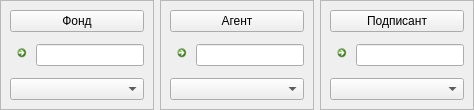
          <widget class="QFrame" name="frame_6">
           <property name="maximumSize">
            <size>
             <width>16777215</width>
             <height>120</height>
            </size>
           </property>
           <property name="frameShape">
            <enum>QFrame::NoFrame</enum>
           </property>
           <property name="frameShadow">
            <enum>QFrame::Raised</enum>
           </property>
           <layout class="QHBoxLayout" name="horizontalLayout_2">
            <property name="leftMargin">
             <number>0</number>
            </property>
            <property name="topMargin">
             <number>0</number>
            </property>
            <property name="rightMargin">
             <number>0</number>
            </property>
            <property name="bottomMargin">
             <number>0</number>
            </property>
            <item>
             <widget class="QFrame" name="frFond">
              <property name="frameShape">
               <enum>QFrame::StyledPanel</enum>
              </property>
              <property name="frameShadow">
               <enum>QFrame::Raised</enum>
              </property>
              <property name="lineWidth">
               <number>5</number>
              </property>
              <layout class="QVBoxLayout" name="verticalLayout_2">
               <property name="leftMargin">
                <number>9</number>
               </property>
               <property name="topMargin">
                <number>9</number>
               </property>
               <property name="rightMargin">
                <number>9</number>
               </property>
               <property name="bottomMargin">
                <number>9</number>
               </property>
               <item>
                <widget class="QPushButton" name="pbFond">
                 <property name="text">
                  <string>Фонд</string>
                 </property>
                </widget>
               </item>
               <item>
                <widget class="QFrame" name="frame_3">
                 <property name="frameShape">
                  <enum>QFrame::NoFrame</enum>
                 </property>
                 <property name="frameShadow">
                  <enum>QFrame::Raised</enum>
                 </property>
                 <layout class="QHBoxLayout" name="horizontalLayout_5">
                  <property name="leftMargin">
                   <number>0</number>
                  </property>
                  <property name="topMargin">
                   <number>0</number>
                  </property>
                  <property name="rightMargin">
                   <number>0</number>
                  </property>
                  <property name="bottomMargin">
                   <number>0</number>
                  </property>
                  <item>
                   <widget class="QCommandLinkButton" name="clbXFond">
                    <property name="minimumSize">
                     <size>
                      <width>20</width>
                      <height>20</height>
                     </size>
                    </property>
                    <property name="maximumSize">
                     <size>
                      <width>20</width>
                      <height>16777215</height>
                     </size>
                    </property>
                    <property name="text">
                     <string/>
                    </property>
                    <property name="icon">
                     <iconset>
                      <normaloff>x.png</normaloff>x.png</iconset>
                    </property>
                    <property name="iconSize">
                     <size>
                      <width>10</width>
                      <height>10</height>
                     </size>
                    </property>
                   </widget>
                  </item>
                  <item>
                   <widget class="QLineEdit" name="leFond">
                    <property name="sizePolicy">
                     <sizepolicy hsizetype="Minimum" vsizetype="Fixed">
                      <horstretch>0</horstretch>
                      <verstretch>0</verstretch>
                     </sizepolicy>
                    </property>
                   </widget>
                  </item>
                 </layout>
                </widget>
               </item>
               <item>
                <widget class="QComboBox" name="cmbFond">
                 <property name="sizePolicy">
                  <sizepolicy hsizetype="Minimum" vsizetype="Fixed">
                   <horstretch>0</horstretch>
                   <verstretch>0</verstretch>
                  </sizepolicy>
                 </property>
                </widget>
               </item>
              </layout>
             </widget>
            </item>
            <item>
             <widget class="QFrame" name="frAgent">
              <property name="frameShape">
               <enum>QFrame::StyledPanel</enum>
              </property>
              <property name="frameShadow">
               <enum>QFrame::Plain</enum>
              </property>
              <property name="lineWidth">
               <number>5</number>
              </property>
              <property name="midLineWidth">
               <number>0</number>
              </property>
              <layout class="QVBoxLayout" name="verticalLayout_4">
               <property name="leftMargin">
                <number>9</number>
               </property>
               <property name="topMargin">
                <number>9</number>
               </property>
               <property name="rightMargin">
                <number>9</number>
               </property>
               <property name="bottomMargin">
                <number>9</number>
               </property>
               <item>
                <widget class="QPushButton" name="pbAgent">
                 <property name="text">
                  <string>Агент</string>
                 </property>
                </widget>
               </item>
               <item>
                <widget class="QFrame" name="frame_4">
                 <property name="sizePolicy">
                  <sizepolicy hsizetype="Minimum" vsizetype="Fixed">
                   <horstretch>0</horstretch>
                   <verstretch>0</verstretch>
                  </sizepolicy>
                 </property>
                 <property name="frameShape">
                  <enum>QFrame::NoFrame</enum>
                 </property>
                 <property name="frameShadow">
                  <enum>QFrame::Raised</enum>
                 </property>
                 <layout class="QHBoxLayout" name="horizontalLayout_6">
                  <property name="leftMargin">
                   <number>0</number>
                  </property>
                  <property name="topMargin">
                   <number>0</number>
                  </property>
                  <property name="rightMargin">
                   <number>0</number>
                  </property>
                  <property name="bottomMargin">
                   <number>0</number>
                  </property>
                  <item>
                   <widget class="QCommandLinkButton" name="clbXAgent">
                    <property name="minimumSize">
                     <size>
                      <width>12</width>
                      <height>12</height>
                     </size>
                    </property>
                    <property name="maximumSize">
                     <size>
                      <width>20</width>
                      <height>16777215</height>
                     </size>
                    </property>
                    <property name="text">
                     <string/>
                    </property>
                    <property name="icon">
                     <iconset>
                      <normaloff>x.png</normaloff>x.png</iconset>
                    </property>
                    <property name="iconSize">
                     <size>
                      <width>10</width>
                      <height>10</height>
                     </size>
                    </property>
                   </widget>
                  </item>
                  <item>
                   <widget class="QLineEdit" name="leAgent">
                    <property name="sizePolicy">
                     <sizepolicy hsizetype="Minimum" vsizetype="Fixed">
                      <horstretch>0</horstretch>
                      <verstretch>0</verstretch>
                     </sizepolicy>
                    </property>
                   </widget>
                  </item>
                 </layout>
                </widget>
               </item>
               <item>
                <widget class="QComboBox" name="cmbAgent">
                 <property name="sizePolicy">
                  <sizepolicy hsizetype="Minimum" vsizetype="Fixed">
                   <horstretch>0</horstretch>
                   <verstretch>0</verstretch>
                  </sizepolicy>
                 </property>
                </widget>
               </item>
              </layout>
             </widget>
            </item>
            <item>
             <widget class="QFrame" name="frSigner">
              <property name="frameShape">
               <enum>QFrame::StyledPanel</enum>
              </property>
              <property name="frameShadow">
               <enum>QFrame::Raised</enum>
              </property>
              <layout class="QVBoxLayout" name="verticalLayout_5">
               <property name="leftMargin">
                <number>9</number>
               </property>
               <property name="topMargin">
                <number>9</number>
               </property>
               <property name="rightMargin">
                <number>9</number>
               </property>
               <property name="bottomMargin">
                <number>9</number>
               </property>
               <item>
                <widget class="QPushButton" name="pbSigner">
                 <property name="text">
                  <string>Подписант</string>
                 </property>
                </widget>
               </item>
               <item>
                <widget class="QFrame" name="frame_5">
                 <property name="frameShape">
                  <enum>QFrame::NoFrame</enum>
                 </property>
                 <property name="frameShadow">
                  <enum>QFrame::Raised</enum>
                 </property>
                 <layout class="QHBoxLayout" name="horizontalLayout_7">
                  <property name="leftMargin">
                   <number>0</number>
                  </property>
                  <property name="topMargin">
                   <number>0</number>
                  </property>
                  <property name="rightMargin">
                   <number>0</number>
                  </property>
                  <property name="bottomMargin">
                   <number>0</number>
                  </property>
                  <item>
                   <widget class="QCommandLinkButton" name="clbXSigner">
                    <property name="minimumSize">
                     <size>
                      <width>20</width>
                      <height>20</height>
                     </size>
                    </property>
                    <property name="maximumSize">
                     <size>
                      <width>20</width>
                      <height>16777215</height>
                     </size>
                    </property>
                    <property name="text">
                     <string/>
                    </property>
                    <property name="icon">
                     <iconset>
                      <normaloff>x.png</normaloff>x.png</iconset>
                    </property>
                    <property name="iconSize">
                     <size>
                      <width>10</width>
                      <height>10</height>
                     </size>
                    </property>
                   </widget>
                  </item>
                  <item>
                   <widget class="QLineEdit" name="leSigner">
                    <property name="sizePolicy">
                     <sizepolicy hsizetype="Minimum" vsizetype="Fixed">
                      <horstretch>0</horstretch>
                      <verstretch>0</verstretch>
                     </sizepolicy>
                    </property>
                   </widget>
                  </item>
                 </layout>
                </widget>
               </item>
               <item>
                <widget class="QComboBox" name="cmbSigner">
                 <property name="sizePolicy">
                  <sizepolicy hsizetype="Minimum" vsizetype="Fixed">
                   <horstretch>0</horstretch>
                   <verstretch>0</verstretch>
                  </sizepolicy>
                 </property>
                </widget>
               </item>
              </layout>
             </widget>
            </item>
           </layout>
          </widget>
